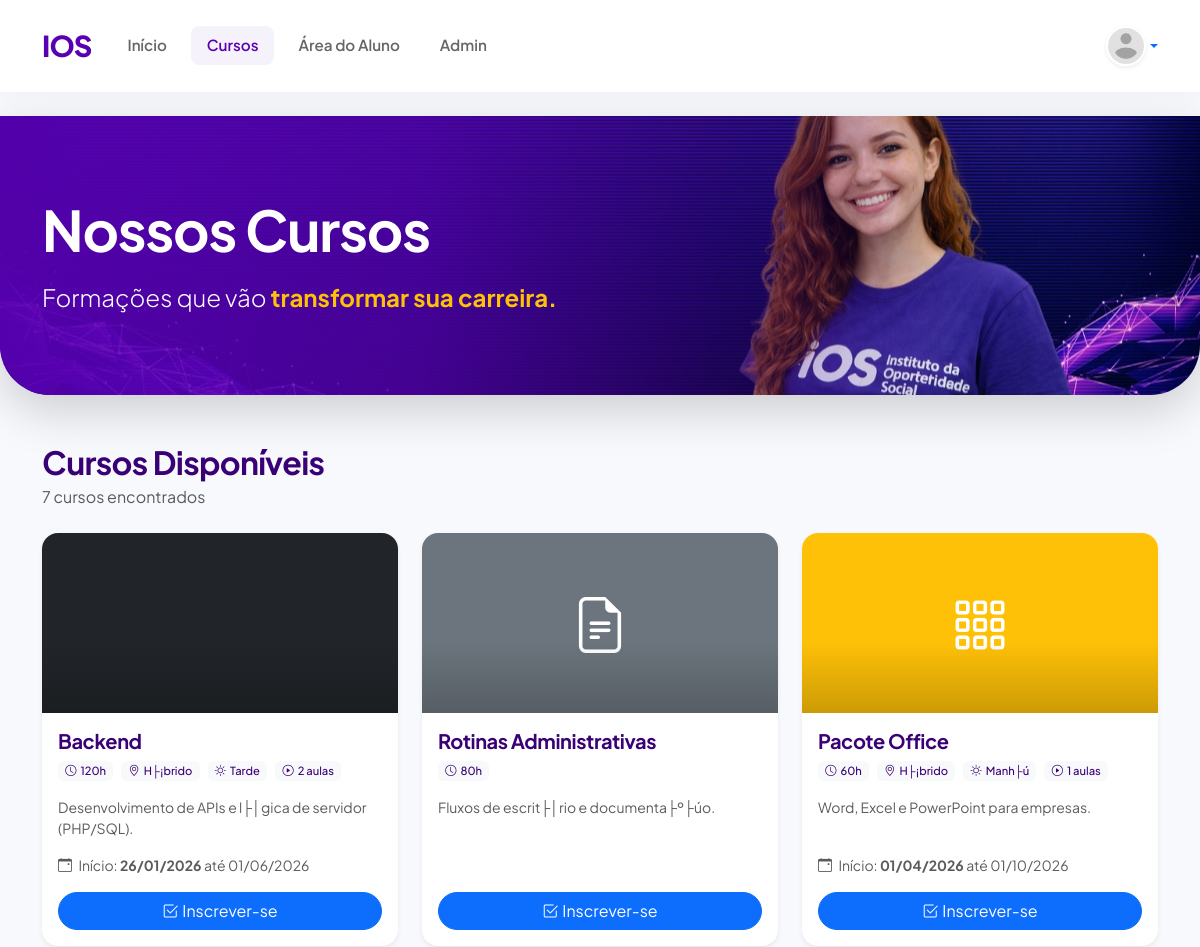
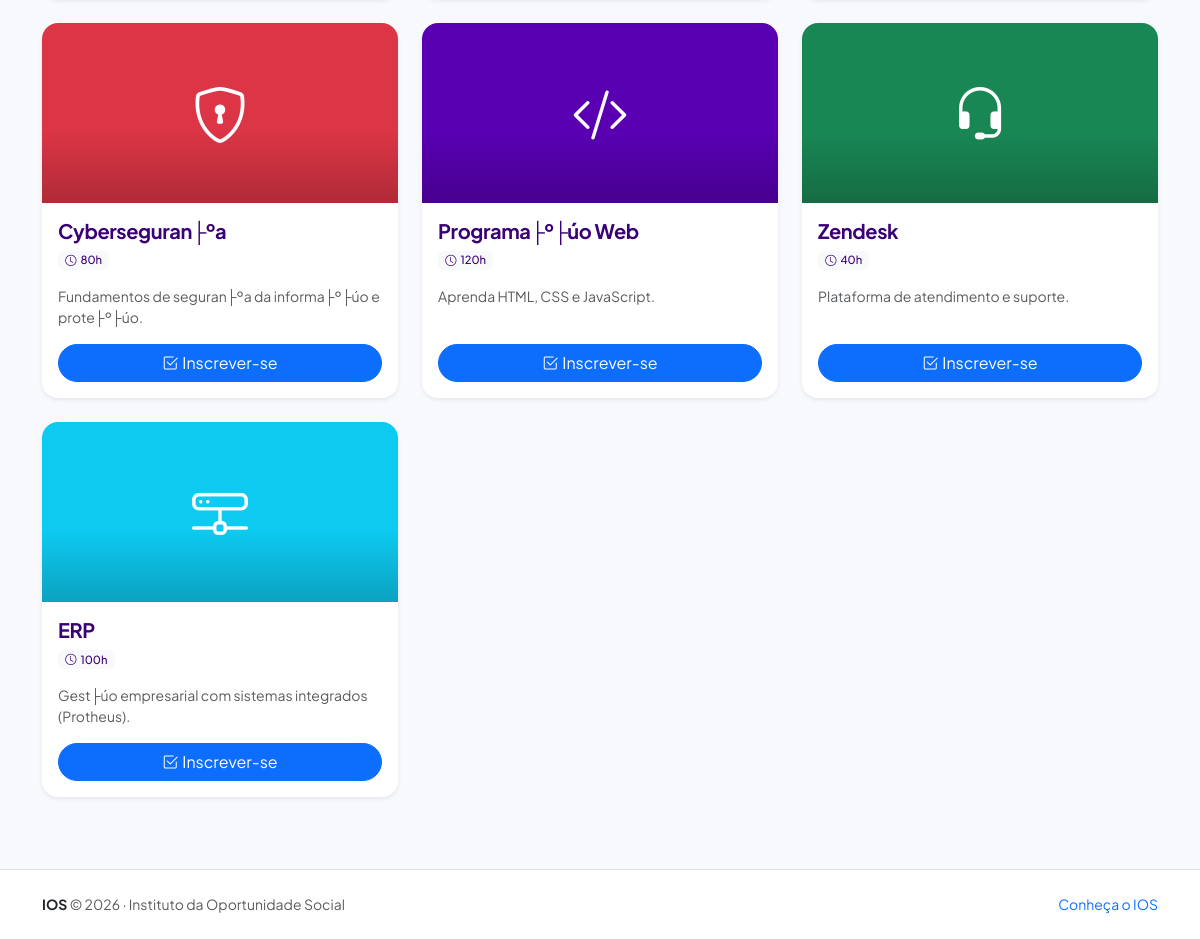
Screenshot of /cursos.php (signed in) with the database file from the repository (2 pictures, top to bottom).
### tables this page shows
CREATE TABLE `cursos` (
  `id` int NOT NULL AUTO_INCREMENT,
  `titulo` varchar(150) NOT NULL,
  `descricao` text,
  `carga_horaria` int DEFAULT NULL,
  `criado_em` timestamp NULL DEFAULT CURRENT_TIMESTAMP,
  `thumbnail` varchar(255) DEFAULT NULL,
  `pdf` varchar(255) DEFAULT NULL,
  `video_url` varchar(255) DEFAULT NULL,
  `modulo_texto` text,
  `inscricoes_abertas` tinyint(1) DEFAULT '1',
  PRIMARY KEY (`id`)
);

### partials/bootstrap.php (called while the page is built, shortened)
<?php
if (!function_exists('ios_base_path')) {
    function ios_base_path(): string
    {
        $isLocalhost = in_array($_SERVER['SERVER_NAME'] ?? '', ['localhost', '127.0.0.1'])
                       || strpos($_SERVER['SERVER_NAME'] ?? '', '.test') !== false;
        if ($isLocalhost) {
            $scriptName = str_replace('\\', '/', $_SERVER['SCRIPT_NAME'] ?? '/');
            $parts = explode('/', trim($scriptName, '/'));
            $root = $parts[0] ?? '';
            return $root !== '' ? '/' . $root : '';
        }
        return '';
    }
}
if (!function_exists('ios_url')) {
    function ios_url(string $path): string
    {
        $path = '/' . ltrim($path, '/');
        return ios_base_path() . $path;
    }
}
if (!function_exists('ios_table_exists')) {
    function ios_table_exists(mysqli $conn, string $tableName): bool
    {
        $tableName = $conn->real_escape_string($tableName);
        $res = $conn->query("SHOW TABLES LIKE '{$tableName}'");
        return $res && $res->num_rows > 0;
    }
}

### cursos.php (the view, shortened to what this page needs)
<?php
require __DIR__ . '/config/db.php';
require __DIR__ . '/partials/bootstrap.php';
$isLoggedIn = isset($_SESSION['user_id']);
$userId = $isLoggedIn ? (int)$_SESSION['user_id'] : 0;
$cursoInfosEnabled = ios_table_exists($conn, 'curso_infos');
$sql = "SELECT c.*, ";
if ($cursoInfosEnabled) {
    $sql .= "ci.modalidade, ci.local, ci.data_inicio, ci.data_fim, ci.turno, ci.vagas, ";
} else {
    $sql .= "NULL as modalidade, NULL as local, NULL as data_inicio, NULL as data_fim, NULL as turno, NULL as vagas, ";
}
$sql .= "(SELECT COUNT(*) FROM aulas a WHERE a.curso_id = c.id) AS total_aulas ";
if ($isLoggedIn) {
    $sql .= ", EXISTS(SELECT 1 FROM inscricoes i WHERE i.curso_id = c.id AND i.user_id = {$userId}) AS inscrito ";
    $sql .= ", EXISTS(SELECT 1 FROM inscricoes i WHERE i.curso_id = c.id AND i.user_id = {$userId} AND (i.status = 'pendente' OR i.status = 'em_analise')) AS pendente ";
    $sql .= ", (SELECT i.status FROM inscricoes i WHERE i.curso_id = c.id AND i.user_id = {$userId} ORDER BY i.id DESC LIMIT 1) AS meu_status ";
}
$sql .= "FROM cursos c ";
if ($cursoInfosEnabled) {
    $sql .= "LEFT JOIN curso_infos ci ON ci.curso_id = c.id ";
}
$sql .= "ORDER BY c.id DESC";
$cursosResult = $conn->query($sql);
$cursos = [];
while ($row = $cursosResult->fetch_assoc()) {
    $cursos[] = $row;
}
require __DIR__ . '/partials/header.php';
function getCourseStyle($titulo) {
    $titulo = mb_strtolower($titulo);
    if (str_contains($titulo, 'web') || str_contains($titulo, 'programação') || str_contains($titulo, 'frontend')) {
        return ['icon' => 'bi-code-slash', 'color' => 'bg-primary'];
    }
    if (str_contains($titulo, 'cyber') || str_contains($titulo, 'segurança') || str_contains($titulo, 'security')) {
        return ['icon' => 'bi-shield-lock', 'color' => 'bg-danger'];
    }
    if (str_contains($titulo, 'erp') || str_contains($titulo, 'protheus') || str_contains($titulo, 'sap')) {
        return ['icon' => 'bi-hdd-network', 'color' => 'bg-info'];
    }
    if (str_contains($titulo, 'backend') || str_contains($titulo, 'api') || str_contains($titulo, 'servidor')) {
        return ['icon' => 'bi-server', 'color' => 'bg-dark'];
    }
    if (str_contains($titulo, 'zendesk') || str_contains($titulo, 'atendimento') || str_contains($titulo, 'suporte')) {
        return ['icon' => 'bi-headset', 'color' => 'bg-success'];
    }
    if (str_contains($titulo, 'office') || str_contains($titulo, 'excel') || str_contains($titulo, 'word')) {
        return ['icon' => 'bi-grid-3x3-gap', 'color' => 'bg-warning'];
    }
    if (str_contains($titulo, 'admin') || str_contains($titulo, 'rotinas') || str_contains($titulo, 'gestão')) {
        return ['icon' => 'bi-file-earmark-text', 'color' => 'bg-secondary'];
    }
    return ['icon' => 'bi-mortarboard', 'color' => 'bg-primary'];
}
function formatDateBR($date) {
    return date('d/m/Y', strtotime($date));
}
?>
<div class="courses-banner shadow-lg">
    <div class="container position-relative" style="z-index: 2;">
        <div class="row align-items-center">
            <div class="col-lg-7 text-start">
                <h1 class="display-4 fw-bold mb-3 text-white">Nossos Cursos</h1>
                <p class="h4 fw-light text-white mb-0" style="line-height: 1.5;">
                    Formações que vão <span class="fw-bold text-warning">transformar sua carreira.</span>
                </p>
            </div>
        </div>
    </div>
</div>
<div class="container pb-5">
    <?php if (empty($cursos)): ?>
        <div class="empty-state">
            <div class="mb-4">
                <i class="bi bi-journal-x display-1 text-muted opacity-50"></i>
            </div>
            <h3 class="fw-bold mb-3">Nenhum curso disponível no momento</h3>
            <p class="text-muted mb-4">Estamos preparando novos cursos incríveis para você. Volte em breve!</p>
            <a href="<?= ios_url('/') ?>" class="btn btn-primary rounded-pill px-4">Voltar ao Início</a>
        </div>
    <?php else: ?>
        <div class="d-flex justify-content-between align-items-center mb-4">
            <div>
                <h2 class="fw-bold mb-1">Cursos Disponíveis</h2>
                <p class="text-muted mb-0"><?= count($cursos) ?> curso<?= count($cursos) > 1 ? 's' : '' ?> encontrado<?= count($cursos) > 1 ? 's' : '' ?></p>
            </div>
        </div>
        <div class="row g-4">
            <?php foreach ($cursos as $curso):
                $style = getCourseStyle($curso['titulo']);
                $isOpen = !isset($curso['inscricoes_abertas']) || $curso['inscricoes_abertas'] != 0;
                $hasThumbnail = !empty($curso['thumbnail']);
                $jaInscrito = $isLoggedIn && !empty($curso['inscrito']);
                $pendente = $isLoggedIn && !empty($curso['pendente']);
                $meuStatus = $isLoggedIn ? ($curso['meu_status'] ?? null) : null;
            ?>
            <div class="col-md-6 col-lg-4">
                <div class="card h-100 course-card rounded-4 shadow-sm">
                    <div class="course-thumb <?= $style['color'] ?> <?= $hasThumbnail ? 'has-image' : '' ?>"
                         <?php if ($hasThumbnail): ?>style="background-image: url('<?= htmlspecialchars(ios_url('/' . ltrim($curso['thumbnail'], '/'))) ?>')"<?php endif; ?>>
                        <i class="bi <?= $style['icon'] ?>"></i>
                    </div>
                    <div class="card-body d-flex flex-column">
                        <h5 class="fw-bold mb-2"><?= htmlspecialchars($curso['titulo']) ?></h5>
                        <div class="course-info-pills">
                            <?php if (!empty($curso['carga_horaria'])): ?>
                                <span class="badge bg-light text-dark"><i class="bi bi-clock me-1"></i><?= (int)$curso['carga_horaria'] ?>h</span>
                            <?php endif; ?>
                            <?php if (!empty($curso['modalidade'])): ?>
                                <span class="badge bg-light text-dark"><i class="bi bi-geo-alt me-1"></i><?= htmlspecialchars($curso['modalidade']) ?></span>
                            <?php endif; ?>
                            <?php if (!empty($curso['turno'])): ?>
                                <span class="badge bg-light text-dark"><i class="bi bi-sun me-1"></i><?= htmlspecialchars($curso['turno']) ?></span>
                            <?php endif; ?>
                            <?php if (!empty($curso['total_aulas'])): ?>
                                <span class="badge bg-light text-dark"><i class="bi bi-play-circle me-1"></i><?= (int)$curso['total_aulas'] ?> aulas</span>
                            <?php endif; ?>
                        </div>
                        <p class="text-muted small mb-3 flex-grow-1" style="display: -webkit-box; -webkit-line-clamp: 3; -webkit-box-orient: vertical; overflow: hidden;">
                            <?= htmlspecialchars($curso['descricao'] ?? 'Aprenda habilidades essenciais para o mercado de trabalho.') ?>
                        </p>
                        <?php if (!empty($curso['data_inicio'])): ?>
                            <div class="small text-muted mb-3">
                                <i class="bi bi-calendar-event me-1"></i>
                                Início: <strong><?= formatDateBR($curso['data_inicio']) ?></strong>
                                <?php if (!empty($curso['data_fim'])): ?>
                                    até <?= formatDateBR($curso['data_fim']) ?>
                                <?php endif; ?>
                            </div>
                        <?php endif; ?>
                        <div class="d-flex gap-2 mt-auto">
                            <?php if ($isLoggedIn): ?>
                                <?php if ($jaInscrito && ios_is_inscricao_aprovada($meuStatus ?? '')): ?>
                                    <a href="<?= ios_url('/curso.php?id=' . (int)$curso['id']) ?>" class="btn btn-primary w-100 rounded-pill">
                                        <i class="bi bi-play-fill me-1"></i>Acessar Curso
                                    </a>
                                <?php elseif ($pendente): ?>
                                    <button class="btn btn-warning w-100 rounded-pill" disabled>
                                        <i class="bi bi-hourglass-split me-1"></i>Em Análise
                                    </button>
                                <?php elseif ($isOpen): ?>
                                    <a href="<?= ios_url('/inscrever.php?curso_id=' . (int)$curso['id']) ?>" class="btn btn-primary w-100 rounded-pill">
                                        <i class="bi bi-check2-square me-1"></i>Inscrever-se
                                    </a>
                                <?php else: ?>
                                    <button class="btn btn-secondary w-100 rounded-pill" disabled>
                                        <i class="bi bi-lock me-1"></i>Inscrições Fechadas
                                    </button>
                                <?php endif; ?>
                            <?php endif; ?>
                        </div>
                    </div>
                </div>
            </div>
            <?php endforeach; ?>
        </div>
    <?php endif; ?>
</div>
<?php require __DIR__ . '/partials/footer.php'; ?>

### rows the page displays
cursos: titulo "Backend", carga_horaria "120", modalidade "H├¡brido", turno "Tarde", total_aulas "2", descricao "Desenvolvimento de APIs e l├│gica de servidor (PHP/SQL).", data_inicio "26/01/2026", data_fim "01/06/2026"
cursos: titulo "Rotinas Administrativas", carga_horaria "80", descricao "Fluxos de escrit├│rio e documenta├º├úo."
cursos: titulo "Pacote Office", carga_horaria "60", modalidade "H├¡brido", turno "Manh├ú", total_aulas "1", descricao "Word, Excel e PowerPoint para empresas.", data_inicio "01/04/2026", data_fim "01/10/2026"
cursos: titulo "Cyberseguran├ºa", carga_horaria "80", descricao "Fundamentos de seguran├ºa da informa├º├úo e prote├º├úo."
cursos: titulo "Programa├º├úo Web", carga_horaria "120", descricao "Aprenda HTML, CSS e JavaScript."
cursos: titulo "Zendesk", carga_horaria "40", descricao "Plataforma de atendimento e suporte."
cursos: titulo "ERP", carga_horaria "100", descricao "Gest├úo empresarial com sistemas integrados (Protheus)."

### other values shown
count($cursos) "7"
